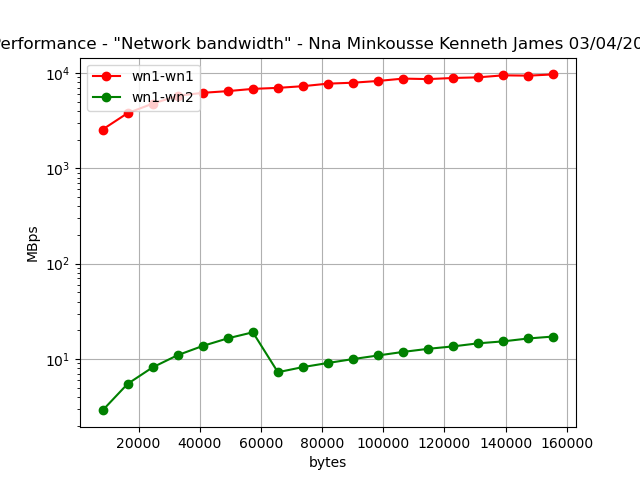

The Python source for this figure:

import matplotlib
matplotlib.use('Agg')
import matplotlib.pyplot as plt 
import pandas as pd 

band1  = pd.read_csv("band1-wn1.csv",comment="#", sep='\\s+',  names=["bytes", "MBps"] )
band2  = pd.read_csv("band2-wn1.csv",comment="#", sep='\\s+',  names=["bytes", "MBps"] )
#band3  = pd.read_csv("band1-wn20.csv",comment="#", sep='\\s+',  names=["bytes", "MBps"] )
#band4  = pd.read_csv("band2-wn20.csv",comment="#", sep='\\s+',  names=["bytes", "MBps"] )

##bandOPA = pd.read_csv("band_opa.csv",comment="#", sep='\\s+',  names=["bytes", "MBps"] )
# bandSHM = pd.read_csv("band_shm.csv",comment="#", sep='\\s+',  names=["bytes", "MBps"] )

#print (bandPC.bytes)
#print (bandPC.MBps)

#sistemare nome e data
plt.title('Performance - "Network bandwidth" - Nna Minkousse Kenneth James 03/04/2026')
plt.grid()
plt.xlabel('bytes')
#plt.xscale('log')
plt.yscale('log')
plt.ylabel('MBps')

plt.plot(band1.bytes,band1.MBps,'ro-',label='wn1-wn1')
plt.plot(band2.bytes,band2.MBps,'go-',label='wn1-wn2')
#plt.plot(band3.bytes,band3.MBps,'bo-',label='wn20-wn20')
#plt.plot(band4.bytes,band4.MBps,'yo-',label='wn20-wn21')

plt.legend(loc='upper left')

plt.savefig('band.png')
